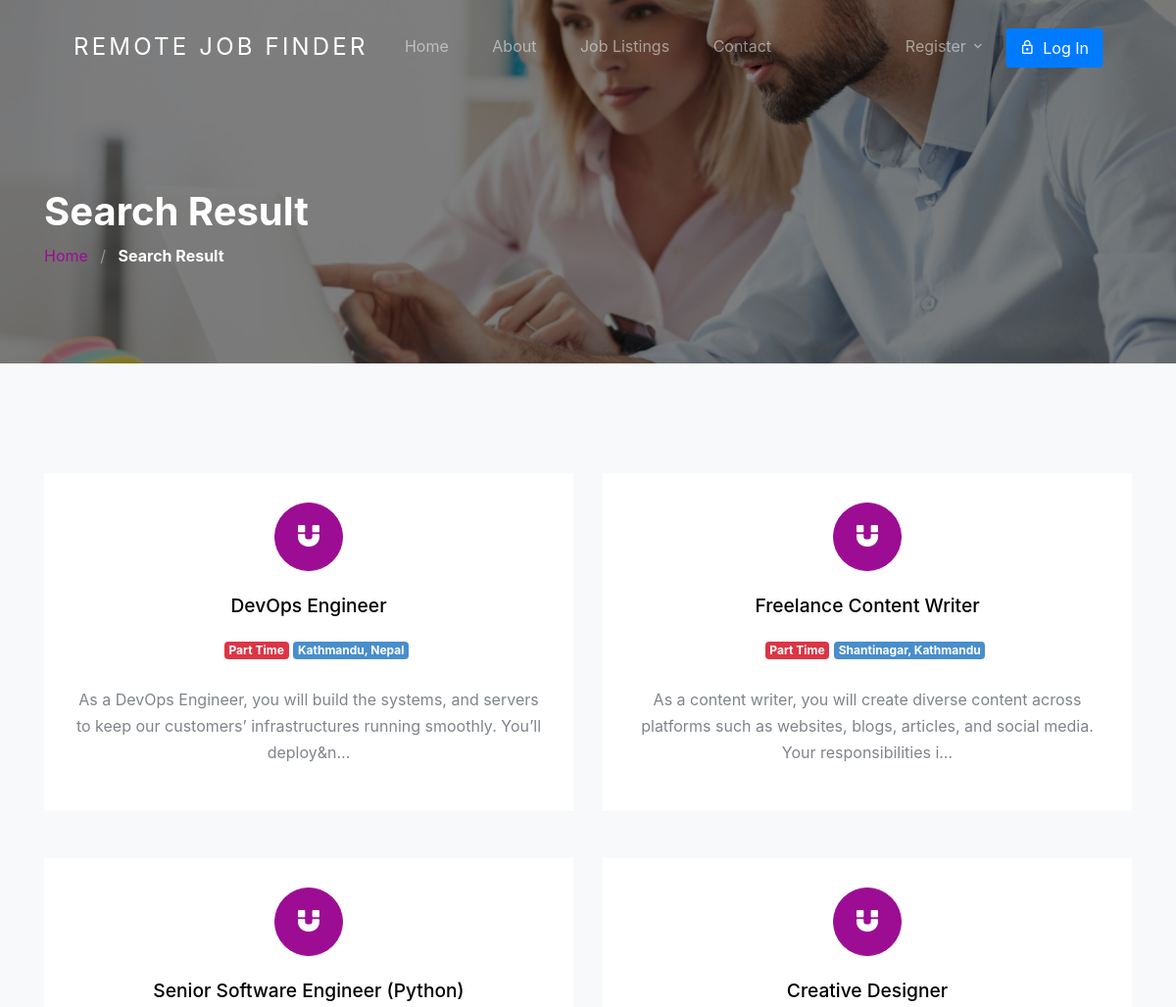
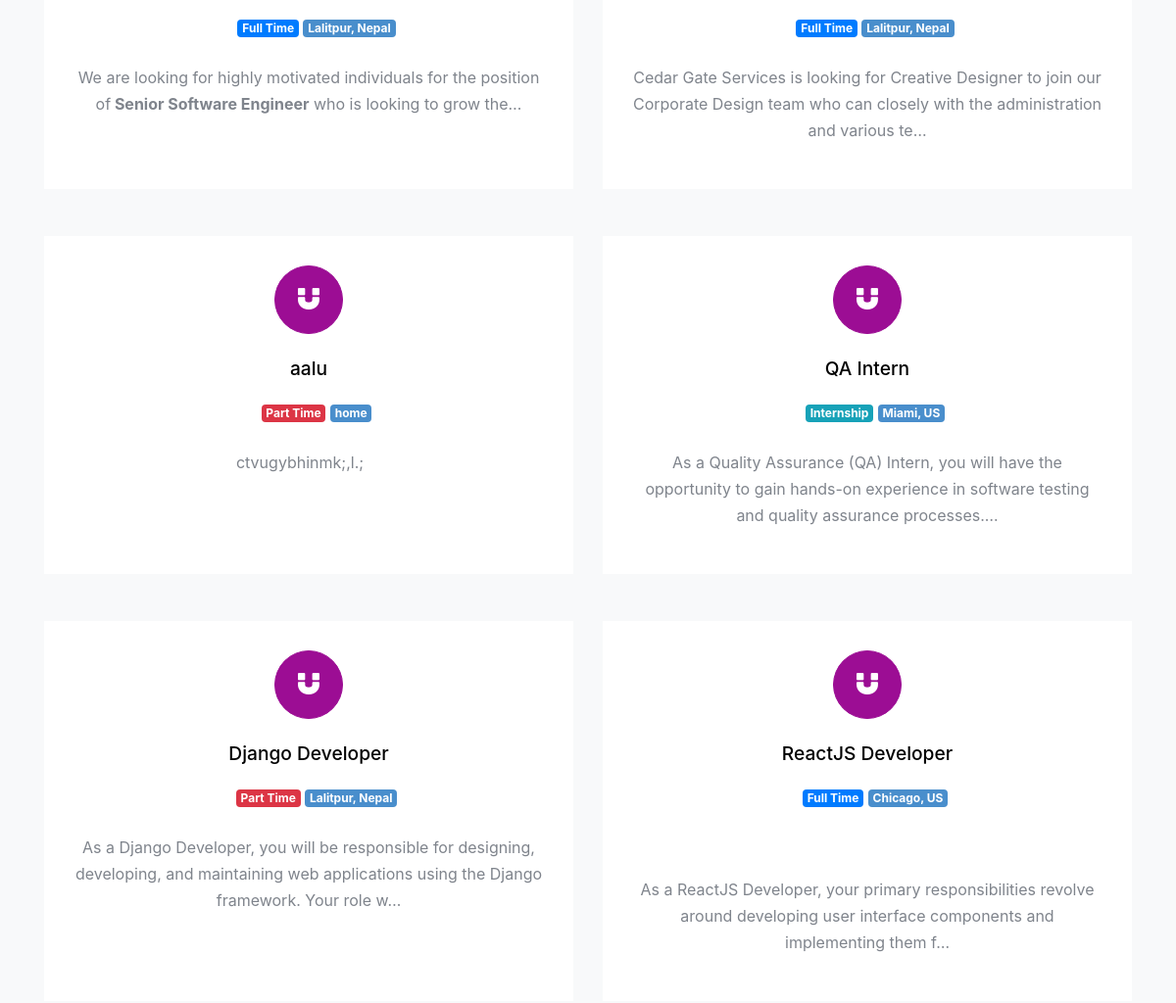
The app's page /result/ (upper part), older data (2 pictures, top to bottom).
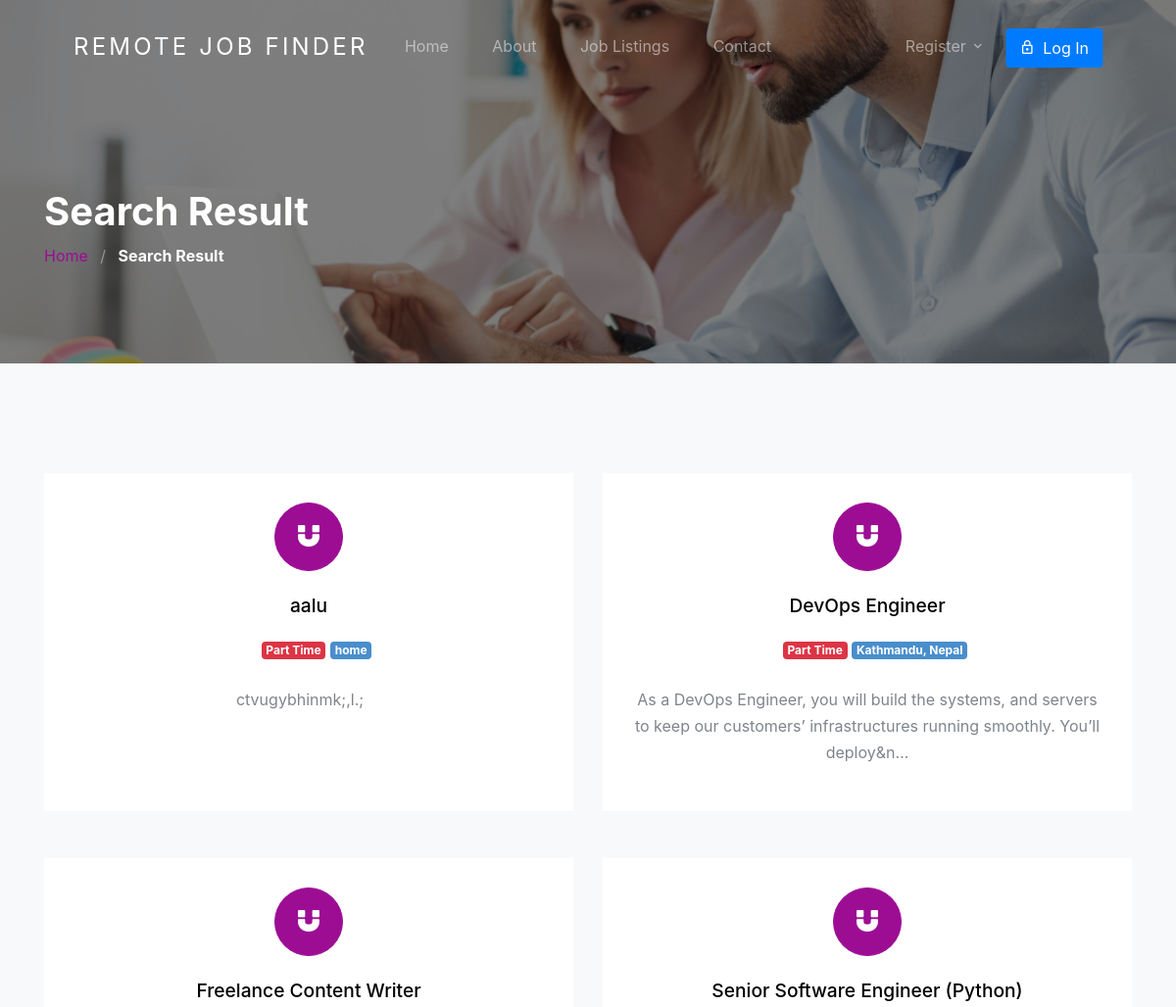
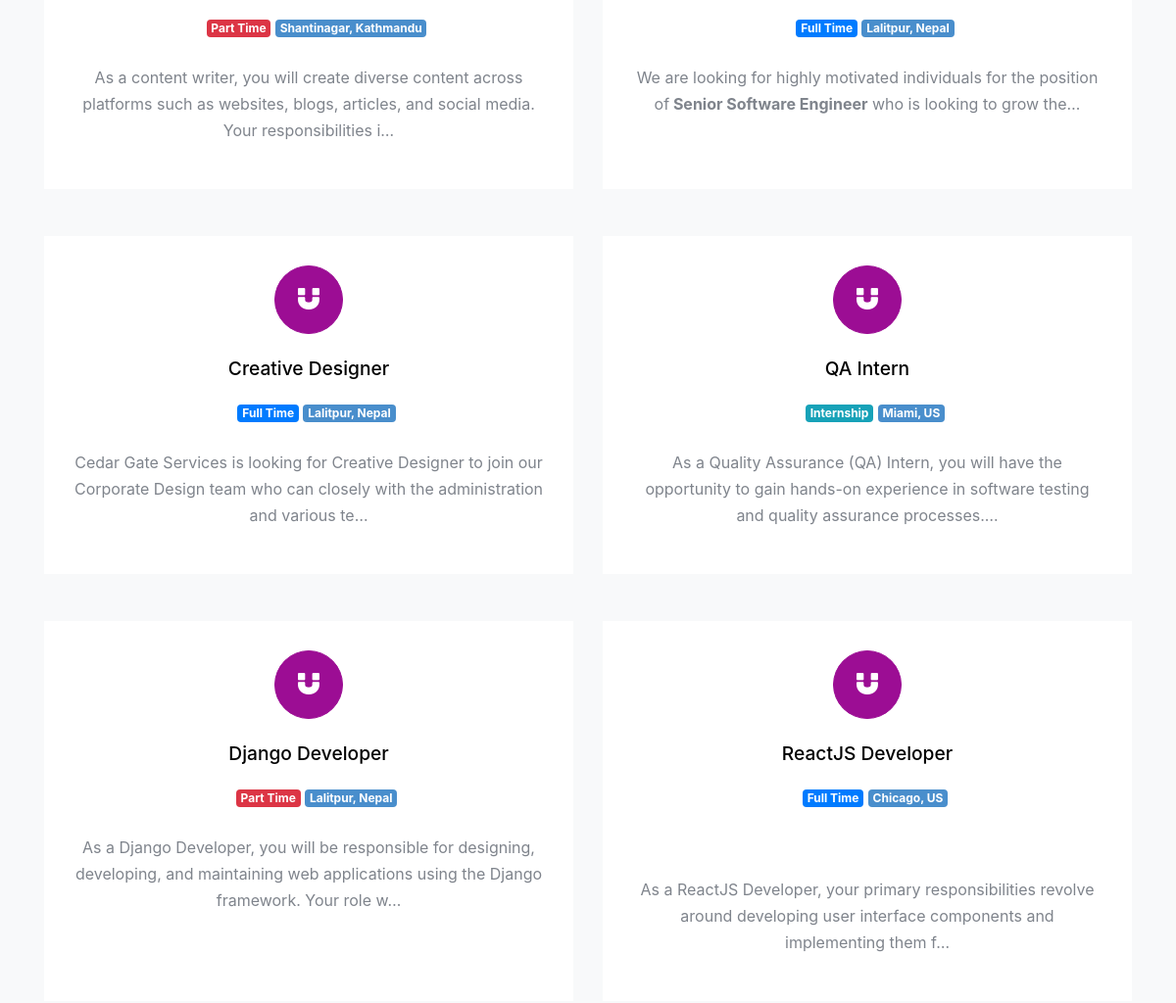
The same page, newer data (2 pictures, top to bottom).
### jobapp/models.py (models this page shows, shortened)
class Job(models.Model):
    user = models.ForeignKey(User, related_name='User', on_delete=models.CASCADE)
    title = models.CharField(max_length=300)
    description = RichTextField()
    tags = TaggableManager()
    location = models.CharField(max_length=300)
    job_type = models.CharField(choices=JOB_TYPE, max_length=1)
    category = models.ForeignKey(Category,related_name='Category', on_delete=models.CASCADE)
    salary = models.CharField(max_length=30, blank=True)
    company_name = models.CharField(max_length=300)
    company_description = RichTextField(blank=True, null=True)
    url = models.URLField(max_length=200)
    last_date = models.DateField()
    is_published = models.BooleanField(default=False)
    is_closed = models.BooleanField(default=False)
    timestamp = models.DateTimeField(auto_now=True)

### jobapp/views.py (the view)
# urls.py: path('result/', views.search_result_view, name='search_result'),
def search_result_view(request):
    job_list = Job.objects.order_by('-timestamp')
    if 'job_title_or_company_name' in request.GET:
        job_title_or_company_name = request.GET['job_title_or_company_name']
        if job_title_or_company_name:
            job_list = job_list.filter(title__icontains=job_title_or_company_name) | job_list.filter(
                company_name__icontains=job_title_or_company_name)
    if 'location' in request.GET:
        location = request.GET['location']
        if location:
            job_list = job_list.filter(location__icontains=location)
    if 'job_type' in request.GET:
        job_type = request.GET['job_type']
        if job_type:
            job_list = job_list.filter(job_type__iexact=job_type)
    paginator = Paginator(job_list, 10)
    page_number = request.GET.get('page')
    page_obj = paginator.get_page(page_number)
    no_results = not page_obj.object_list.exists()
    context = {
        'page_obj': page_obj,
        'no_results': no_results,  # Update the flag to check page_obj instead of job_list
    }
    return render(request, 'jobapp/result.html', context)

### template/jobapp/result.html (shortened to what this page needs)
{% extends 'base.html' %}
{% load static %}
{% block content %}
<section class="section-hero overlay inner-page bg-image" style="background-image: url('{% static 'images/bgrr.jpg' %}');" id="home-section">
  <div class="container">
    <div class="row">
      <div class="col-md-7">
        <h1 class="text-white font-weight-bold">Search Result</h1>
        <div class="custom-breadcrumbs">
          <a href="{% url 'jobapp:home' %}">Home</a> <span class="mx-2 slash">/</span>
          <span class="text-white"><strong>Search Result</strong></span>
        </div>
      </div>
    </div>
  </div>
</section>
<section id="ajax_listing_paginattion" class="site-section services-section bg-light block__62849" id="next-section">
  <div class="container">
    <div class="row">
      {% for job in page_obj %}
        <div class="col-6 col-md-6 col-lg-6 mb-4 mb-lg-5">
          <a href="{% url 'jobapp:single-job' job.id %}" class="block__16443 min-h text-center d-block">
            <span class="custom-icon mx-auto"><span class="icon-magnet d-block"></span></span>
            <h3>{{ job.title }}</h3>
            <ul class="job-listing-meta list-unstyled pl-3 mb-0">
              <li class="menu-fix mb-2">
                {% if job.job_type == '1' %}
                  <span class="badge badge-primary">Full Time</span>
                {% elif job.job_type == '2' %}
                  <span class="badge badge-danger">Part Time</span>
                {% else %}
                  <span class="badge badge-info">Internship</span>
                {% endif %}
              </li>
              <li class="badge badge-secondary menu-fix mb-2"> {{ job.location }}</li>
            </ul>
            <p>{{ job.description | safe | truncatechars:150}}</p>
          </a>
        </div>
      {% endfor %}
    </div>
  </div>
</section>
{% endblock content %}

Row changes from the older to the newer data that the page shows:
changed Job "aalu": moves up the list
